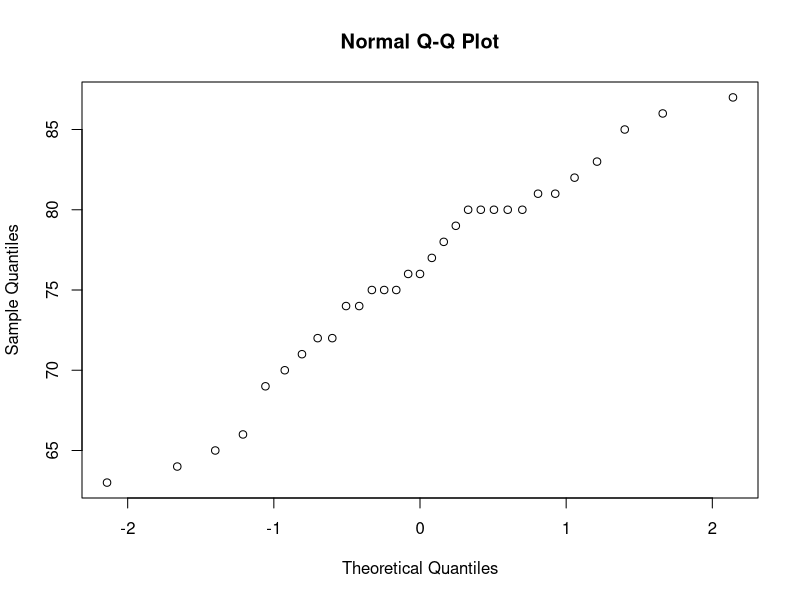
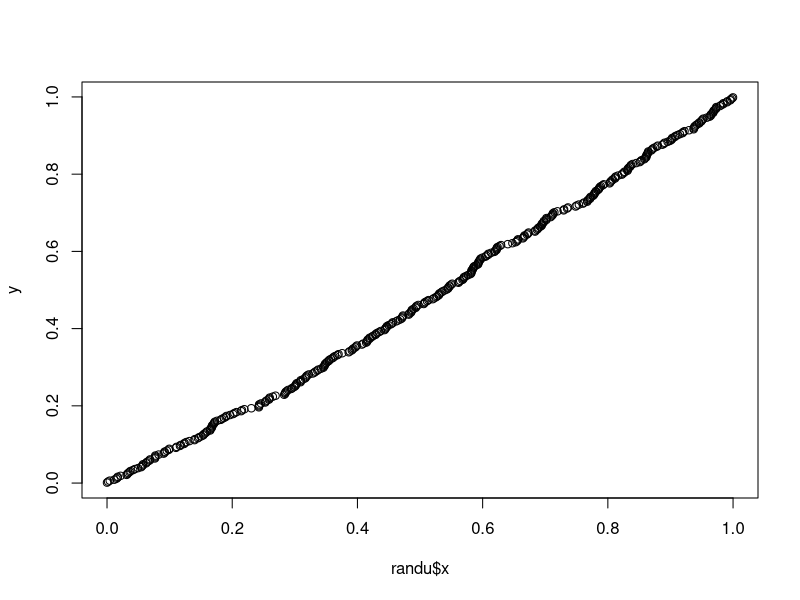
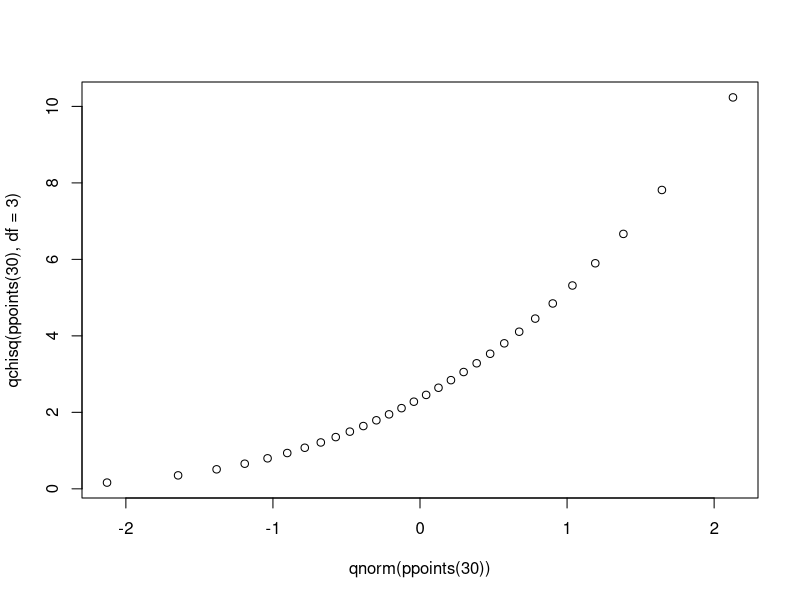
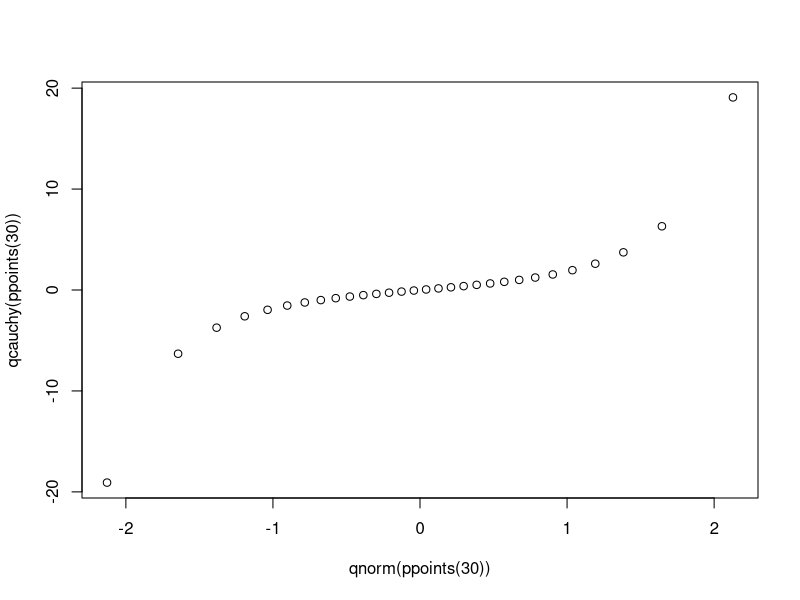
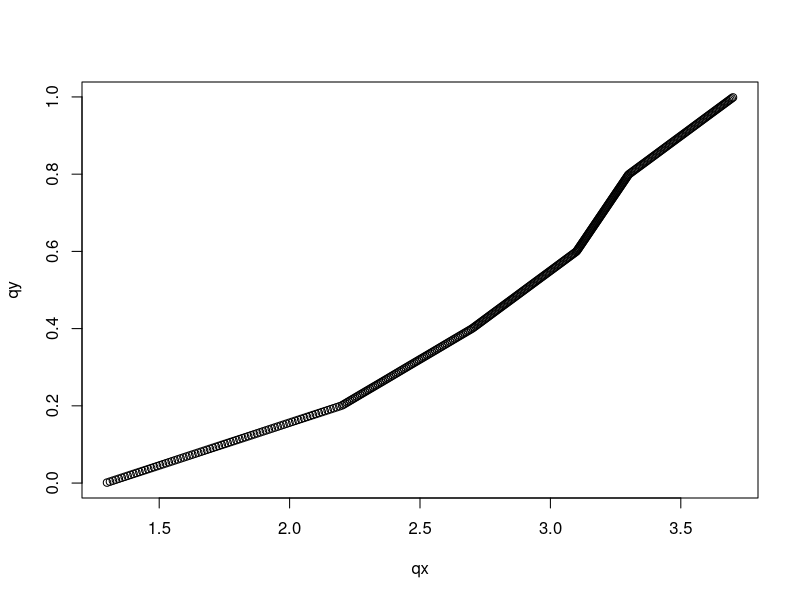

The R script that drew these images, in order:
# Quantile Plot 
# http://data.library.virginia.edu/understanding-q-q-plots/
#Q-Q plot, or quantile-quantile plot, is a graphical tool to help us assess 
#if a set of data plausibly came from some theoretical distribution such as a Normal or exponential
#f we run a statistical analysis that assumes our dependent variable is Normally distributed, 
#we can use a Normal Q-Q plot to check that assumption.  It’s just a visual check

qnorm(seq(0.05,0.95,0.05))
quantile(rnorm(200),probs = seq(0.01,0.99,0.01))
#In R, there are two functions to create Q-Q plots: qqnorm and qqplot.
#qqnorm creates a Normal Q-Q plot. You give it a vector of data and
#R plots the data in sorted order versus quantiles from a standard Normal distribution
str(trees)
qqnorm(trees$Height)  # using trees data set
# qqnorm function, you have to provide two arguments: 
#the first set of data and the second set of data. 
str(randu)
y <- qunif(ppoints(length(randu$x)))
head(y); head(randu$x)
qqplot(randu$x,y) #Q-Q plot of the sorted random numbers versus quantiles from a theoretical uniform (0,1) distribution.

# Not normal distributed data
qqplot(qnorm(ppoints(30)), qchisq(ppoints(30),df=3))
qqplot(qnorm(ppoints(30)), qcauchy(ppoints(30)))
#mean your data have more extreme values than would be expected if they truly came from a Normal distribution.



# Example 2
x = c(1.3, 2.2, 2.7, 3.1, 3.3, 3.7)
quantile(x)
quantile(x, seq(0, 1, by=.1))
# qq plot
n = max(length(x), length(y))
p = (1:n - 1)/(n - 1)
qx = quantile(x, p)
qy = quantile(y, p)
plot(qx, qy)

rain = read.csv('data/rain.csv')
str(rain)
